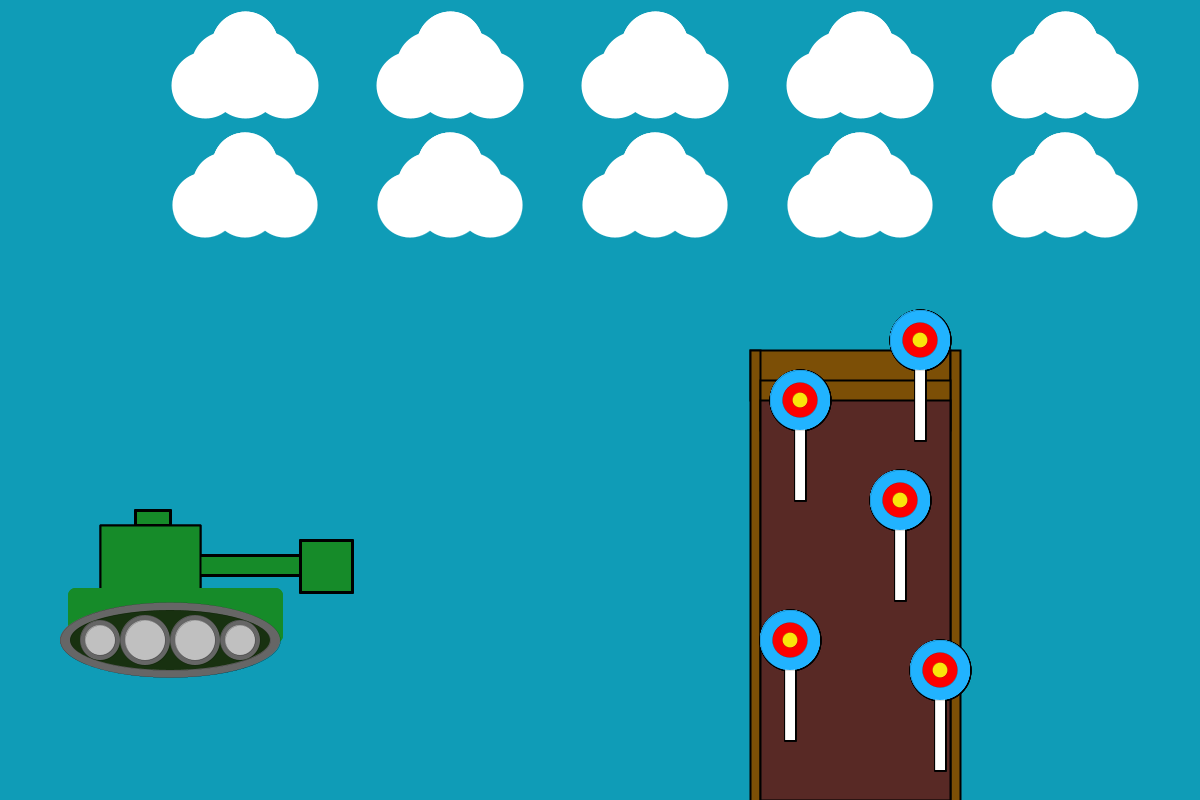
Frame 1 (no input)
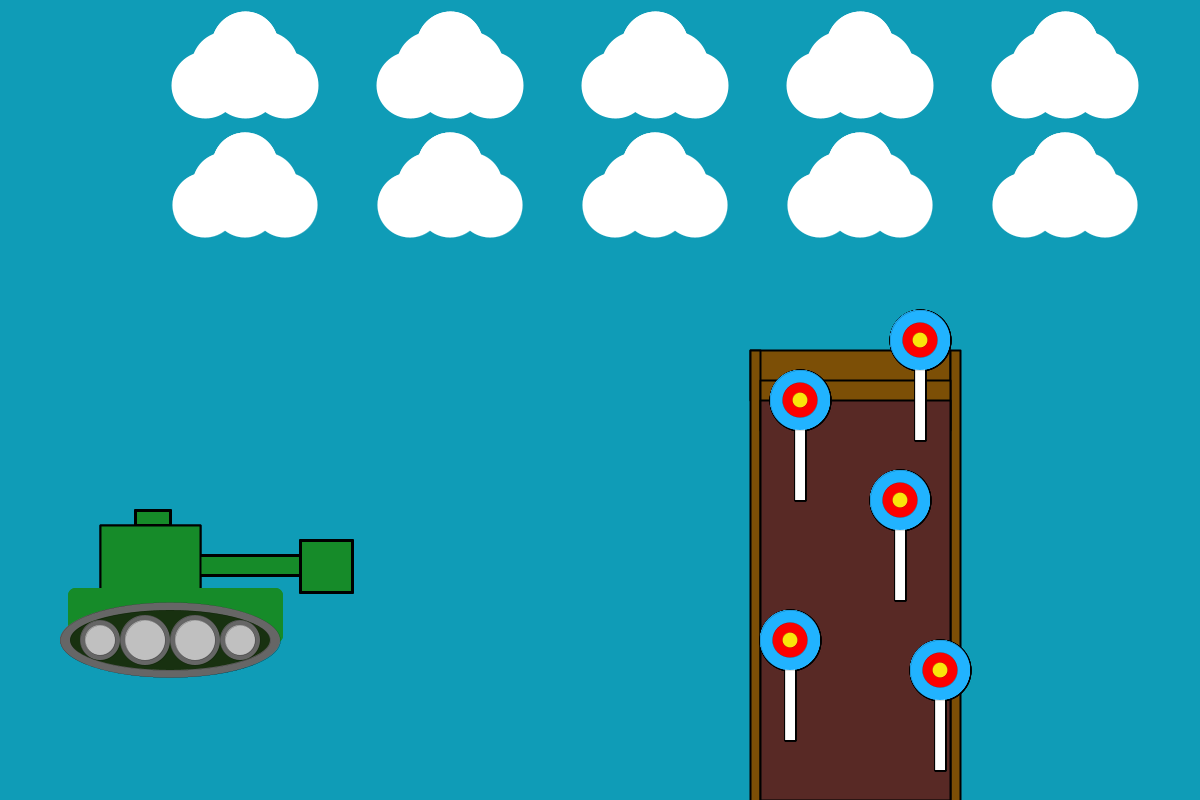
Frame 60 (the mouse pressed at the canvas centre just before this capture)
Frame 120 (the mouse held since frame 60 and released just before this capture): identical to frame 60, image omitted

The Processing sketch that drew these frames (run headless with seeded random() and noise(); from frame 60 on, the mouse is pressed at the canvas centre):

// Processing sketch: processing_175393
// ── processing_175393.pde

boolean alive;
float canX, canY;
float tankX, tankY;
int angle;
float hX, hY;
float bX, bY;

float gravity = 0;
float gravitySpeed = 0.006;
float playerX = 150;
float playerY = 500;
float power = 0;
float bulletSpeedX = 0;
float bulletSpeedY = 0;
float bulletX;
float bulletY;
Boolean Bullet = false;
Boolean charging = false;

class target {
  float aVX;
  float aVY;
  float aX, aY;
  boolean alive;

  target(float tarX, float tarY) {

    aX= tarX;
    aY=tarY;
    aVX=0;
    aVY=0;
    alive= true;
  }

  void drawTarget() {
    pushMatrix();


    stroke(0);
    fill(255);
    rect(aX-5, aY, 10, 100);
    fill(33, 179, 255);
    ellipse(aX, aY, 60, 60);
    fill(252, 0, 0);
    ellipse(aX, aY, 35, 35);
    fill(250, 230, 10);
    ellipse(aX, aY, 15, 15);

    popMatrix();
  }
  void update(float time) {
    aX+= time*aVX;
    aY+= time*aVY;
  }
}

target[] Target;
target[] Target2;
target[] Target3;
target[] Target4;
target[] Target5;

int numTar;

class cannonball {
  float cbX, cbY;
  float bVX, bVY;
  boolean ball;

  cannonball(float ballX, float ballY) {

    bX=ballX;
    bY= ballY;
    bVX= 4;
    bVY = -2;
    ball = true;
  }

  void drawCannonball() {
    pushMatrix();
    translate(bX, bY);
    rotate(radians(45));
    stroke(232, 43, 26);
    fill(232, 43, 26);
    strokeWeight(5);
    rect(bX, bY-25, 1, 20);
    fill(0);
    stroke(0);
    ellipse(bX, bY, 27, 27);
    strokeJoin(ROUND);
    stroke(0);
    strokeWeight(2);
    ellipse(bX, bY-12, 12, 12);
    strokeWeight(5);

    popMatrix();
  }

  void update(float time) {


    bX+= time*bVX;
    bY+= time*bVY;
  }
}



class cannon {

  float canVX, canVY;
  boolean cannon;

  cannon(float cX, float cY) {

    canX=cX;
    canY=cY;
    canVX=0;
    canVY=0;
    cannon=false;
  }

  void drawCannon() {
    pushMatrix();
    translate(canX, canY);
    rotate(radians(angle));
    fill(22, 139, 41);
    strokeJoin(ROUND);
    strokeWeight(3);
    stroke(0);
    //turret
    rect(120, 355, 180, 20);
    rect(300, 340, 52, 52);
    popMatrix();
  }

  void update(float time) {

    canX+= time*canVX;
    canY+= time*canVY;
  }
}


void keyPressed() {

  if (keyCode==DOWN) {
    if (canY<=300 && tankY<=300) {
      canY+=10;
      tankY+=10;
    }
  }

  if (keyCode==UP) {
    if (canY>=0 && tankY>=0) {
      canY-=10;
      tankY-=10;
    }
  }

  if (key=='d') {
    if ( canX<=400 && tankX<=400 ) {
      canX+=10;
      tankX+=10;
      bulletX+=30;
    }
  }
  if (key=='a') {
    canX-=10;
    tankX-=10;
    bulletX-=30;
  }
  if (key=='w' && angle>=-10) {
    angle-=1;

    bulletY+=20;
  }

  if (key=='s' && angle<=2) {

    angle+=1;
    bulletY-=20;
  }
}

class tank {
  float tankVX, tankVY;
  boolean roll;

  /* constructor */
  tank(float tX, float tY) {
    tankX=tX;
    tankY=tY;
    tankVX = 0;
    tankVY = 0;
    roll=false;
  }

  /*Draw method */
  void drawTank() {
    pushMatrix();
    pushMatrix();
    translate(tankX, tankY);
    fill(22, 139, 41);

    strokeJoin(ROUND);
    strokeWeight(3);
    stroke(0);
    //body
    rect(135, 310, 35, 15);
    strokeWeight(2);
    rect(100, 325, 100, 75);
    strokeWeight(15);
    stroke(22, 139, 41);
    rect(75, 395, 200, 40);
    //tire
    noFill();
    stroke(0);
    strokeWeight(0);
    fill(102, 102, 102);
    ellipse(170, 440, 220, 75);
    fill(24, 49, 16);
    ellipse(170, 440, 200, 60);
    //actual tires
    fill(102, 102, 102);
    ellipse(100, 440, 40, 40);
    fill(192, 192, 192);
    ellipse(100, 440, 30, 30);
    fill(102, 102, 102);
    ellipse(145, 440, 50, 50);
    fill(192, 192, 192);
    ellipse(145, 440, 40, 40);
    fill(102, 102, 102);
    ellipse(195, 440, 50, 50);
    fill(192, 192, 192);
    ellipse(195, 440, 40, 40);
    fill(102, 102, 102);
    ellipse(240, 440, 40, 40);
    fill(192, 192, 192);
    ellipse(240, 440, 30, 30);


    popMatrix();

    popMatrix();
  }

  /*animation method*/
  void update(float time) {
    tankX+= time*tankVX;
    tankY+= time*tankVY;
  }
  /*end of class */
}

tank[] Tank;
int numT;
cannon[] Cannon;
int numC;
cannonball[] Cannonball;
int numB;




void drawClouds(float cx, float cy) {
  pushMatrix();

  translate(cx, cy);
  fill(255);
  stroke(255);
  ellipse(205, 150, 65, 65);
  ellipse(225, 130, 65, 65);
  ellipse(245, 110, 65, 65);
  ellipse(265, 130, 65, 65);
  ellipse(285, 150, 65, 65);
  ellipse(245, 110, 65, 65);
  ellipse(245, 150, 65, 65);
  popMatrix();
}


void drawTrench(float hX, float hY) {


  fill(0);
  stroke(0);
  strokeWeight(2);
  rect(hX+10, hY+50, 190, 400);
  fill(124, 79, 6);
  rect(hX, hY, 200, 50);
  rect(hX, hY, 10, 500);
  rect(hX+200, hY, 10, 500);
  rect(hX+10, hY+30, 190, 50);
  fill(88, 41, 37);
  rect(hX+10, hY+50, 190, 400);
}



void setup() {
  size(1200, 800);
  angle=0;
  numT=1;
  numC=1;
  numB=1;
  numTar=5;


  Cannon = new cannon[numC];

  Target = new target[numTar];
  Target2 = new target[numTar];
  Target3 = new target[numTar];
  Target4 = new target[numTar];
  Target5 = new target[numTar];

  Tank= new tank[numT];

  Cannonball= new cannonball[numB];

  for (int i=0; i<numTar; i++) {

    Target[i] = new target((900), (500));
    Target2[i] = new target((920), (340));
    Target3[i] = new target((940), (670));
    Target4[i] = new target((800), (400));
    Target5[i] = new target((790), (640));
  }

  for (int i=0; i<numB; i++) {
    Cannonball[i] = new cannonball(277, 220);
  }

  for (int i=0; i<numT; i++) {
    Tank[i] = new tank(0, 200);
  }

  for (int i=0; i<numC; i++) {
    Cannon[i] = new cannon(0, 200);
  }
}



void draw() {
  int cx=0;
  int cy=-65;
  background(15, 156, 183);

  drawTrench(750, 350);

  for (int j=0; j<2; j++) {
    cx=0;

    for (int h=0; h<5; h++) {
      drawClouds(cx, cy);
      cx+= 205;
    }

    cy+=120;


    for (int i=0; i<numTar; i++) {
      Target[i].drawTarget();
      Target[i].update(.5);

      Target2[i].drawTarget();
      Target2[i].update(.5);

      Target3[i].drawTarget();
      Target3[i].update(.5);

      Target4[i].drawTarget();
      Target4[i].update(.5);

      Target5[i].drawTarget();
      Target5[i].update(.5);
    }


    for (int i=0; i<numC; i++) {
      Cannon[i].drawCannon();
      Cannon[i].update(0.5);
    }
    for (int i=0; i<numT; i++) {
      Tank[i].drawTank();
      Tank[i].update(0.5);


      float dx = mouseX - playerX;
      float dy = mouseY - playerY;

      float angle = atan2(dy, dx);


      if (mousePressed) {
        charging = true;

        power+=.75;
      } else {
        if (charging) {

          
          bulletSpeedX = cos(angle) * power;
          bulletSpeedY = sin(angle) *power;

          
          bulletX = 160;
          bulletY = 280;

          Bullet = true;

          charging = false;
          power =0;
        }
      }

      if (Bullet) {

        gravity += .2;
        bulletSpeedY += 1; 

        bulletX += bulletSpeedX;
        bulletY += bulletSpeedY;


        pushMatrix();
        translate(bulletX, bulletY);
        stroke(232, 43, 26);
        fill(232, 43, 26);
        strokeWeight(5);
        rect(bulletX, bulletY-25, 1, 20);
        fill(0);
        stroke(0);
        ellipse(bulletX, bulletY, 27, 27);
        strokeJoin(ROUND);
        stroke(0);
        strokeWeight(2);
        ellipse(bulletX, bulletY-12, 12, 12);
        strokeWeight(5);

        popMatrix();
      }
    }
  }
}
